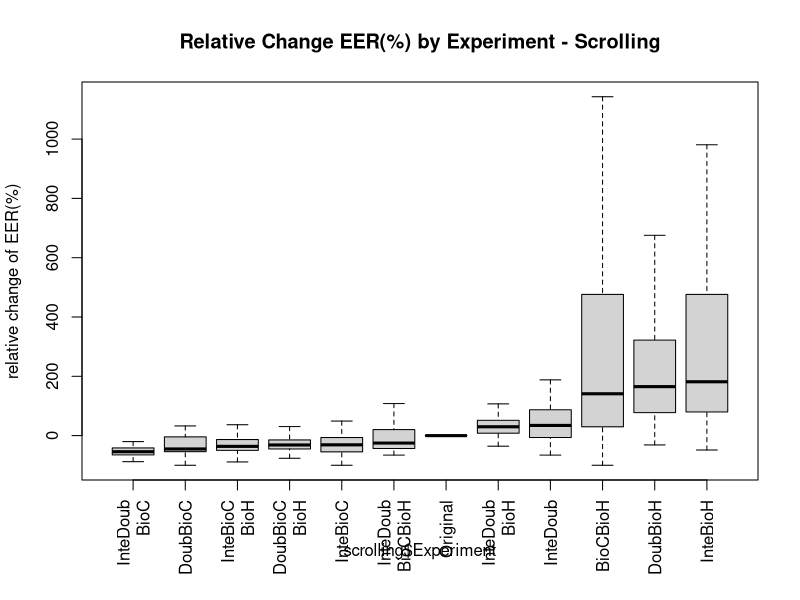
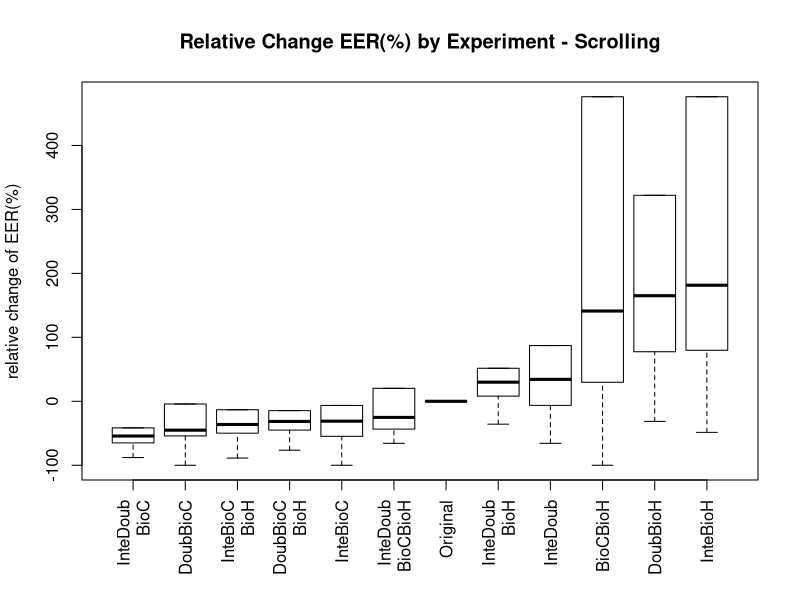

R code for these plots, in order:
sOriginal<-c(0.0198675497,0.0093582888,0.1181318681,0.0291262136,0.1462264151,0.0208333333,0.0817843866,0.1151832461,0.0869565217,0.2272727273,0.1724137931,0.0796460177,0.3164556962,0.1467889908,0.0751173709,0.1747572816,0.0550458716,0.0847457627,0.1481481481,0.0145985401,0.0485175202,0.0483870968,0.125498008,0.0632183908,0.0402298851,0.0543478261,0.0748031496,0.0895140665,0.1504424779,0.0459770115,0.0833333333,0.0707964602,0.1590214067,0.0068728522,0.0534482759,0.095505618,0.01953125,0.0434782609,0.0689655172,0.1504424779,0.0416666667)
sBioCBioH<-c(0.071953125,0.018572535757063344,0.023496293440634815,0.24509803921568626,0.23148148148148148,0.08158995815899582,0.10074626865671642,0.12203389830508475,0.12958308899500154,0.36354087089381204,0.05373676402885058,0.458903242147923,0.15048598553345388,0.4967250329530846,0.19190500878481523,0.04198473282442748,0.35429447852760737,0.49710982658959535,0.48214285714285715,0.013392857142857142,0.06729862914027747,0.4878048780487805,0.202395528431954,0.4902641238766297,0.5,0.13106796116504854,0.021199273167777106,0.13037202077416724,0.4183973604787969,0.49696382428940566,0.48549742477636215,0.26777882205513787,0.03509734483847906,0.06387076731904318,0.12389162561576354,0.16516059556138213,0.22795807978363758,0.05641025641025641,0.21965317919075145,0.48214285714285715,0.0)
sDoubBioC<-c(0.01,0.05137039385612626,0.044157450465428204,0.00980392156862745,0.07716049382716049,0.01677201103890323,0.061567164179104475,0.061016949152542375,0.16715534333026166,0.11397058823529412,0.07803468208092486,0.08482142857142858,0.11160714285714286,0.07208588957055215,0.05214723926380368,0.08015267175572519,0.41419420528947776,0.40173410404624277,0.06696428571428571,0.004464285714285714,0.029141104294478526,0.2804878048780488,0.08263504939003781,0.03468208092485549,0.008670520231213872,0.03398058252427184,0.024475524475524476,0.09049472016067028,0.07514450867052024,0.023255813953488372,0.07983193277310924,0.06696428571428571,0.06595092024539877,0.0034482758620689655,0.05264416111272095,0.08192090395480225,0.010716700473292765,0.057692307692307696,0.06358381502890173,0.15178571428571427,0.0)
sDoubBioH<-c(0.08309895833333333,0.016564503628549287,0.11632090852870074,0.27040816326530615,0.31877474959235963,0.08793732751713701,0.14515505374680998,0.18811784541662968,0.1633576275446092,0.4152501909854851,0.1782699882346923,0.458903242147923,0.25265596745027125,0.4967250329530846,0.20553587372908208,0.20603275772622842,0.36309738619374127,0.49710982658959535,0.48831569664902996,0.028806047966631908,0.09016420551320424,0.4878048780487805,0.23433643894319986,0.4902641238766297,0.5,0.14407450401013086,0.07586311326468807,0.2024775234180095,0.4314926594710727,0.49696382428940566,0.48359989156953104,0.2676221804511278,0.1563502751591933,0.0639484311898105,0.07602144305998261,0.19297218840715422,0.0440500338066261,0.12798216276477145,0.23410404624277456,0.49192629179331304,0.02857142857142857)
sInteBioC<-c(0.0,0.05078559853448883,0.040025219060469526,0.024509803921568627,0.10185185185185185,0.046060713967773524,0.07649253731343283,0.07457627118644068,0.1729356901510709,0.051470588235294115,0.06936416184971098,0.07142857142857142,0.10714285714285714,0.10122699386503067,0.05178720585270313,0.0916030534351145,0.41467752745269887,0.40173410404624277,0.06696428571428571,0.0,0.024539877300613498,0.2682926829268293,0.08163704539802184,0.03757225433526012,0.008670520231213872,0.043689320388349516,0.038461538461538464,0.07592220670610202,0.03468208092485549,0.029069767441860465,0.06722689075630252,0.0625,0.04141104294478527,0.006896551724137931,0.07968704723268619,0.0903954802259887,0.0504394861392833,0.021794871794871794,0.031791907514450865,0.12946428571428573,0.0)
sInteBioH<-c(0.079765625,0.01773409427182414,0.11356608759206162,0.25,0.31551362683438156,0.12995637852755274,0.17562446833191556,0.20706362587629779,0.18358884141744158,0.39686783804430864,0.18711954575681622,0.458903242147923,0.2405628390596745,0.49693251533742333,0.21176445174112157,0.23690061513377308,0.3646311285250296,0.4988047418438326,0.4852292768959436,0.020692127215849843,0.0842152696244605,0.4878048780487805,0.23653332313009762,0.4884393063583815,0.5,0.17823976361333896,0.10778591487252905,0.1971074639511713,0.42349992326973246,0.49696382428940566,0.48359989156953104,0.26323621553884713,0.11537150647580095,0.0612457284871078,0.0995508548246885,0.19893404501045667,0.06443542934415145,0.0838907469342252,0.22897962530234084,0.4848024316109423,0.02142857142857143)
sInteDoub<-c(0.01390625,0.008032128514056224,0.10645013613473725,0.0545218087234894,0.32660726764500353,0.07339980414849105,0.1511677364472972,0.15574585145088293,0.12578537320934907,0.2128533231474408,0.15939434242160724,0.098879179331307,0.42506781193490056,0.2509112951782721,0.08878423917739567,0.2157414955903061,0.08549002423055112,0.1258841971196238,0.14247134038800707,0.0072992700729927005,0.06004745919666628,0.12809876049580168,0.15848654129440798,0.08289734610353994,0.017740340736233647,0.15650063317855634,0.07301360057265568,0.14418746959973638,0.19621208245946084,0.10439276485788113,0.05082678232583356,0.05325814536340852,0.13356859028712986,0.011245728487107797,0.09776151840046363,0.18487217904298156,0.041176470588235294,0.08528428093645485,0.14023490345590947,0.34014057750759874,0.014285714285714285)
sDoubBioCBioH<-c(0.016432291666666668,0.012210244486718806,0.06495514380486551,0.05612244897959184,0.06734800838574423,0.01691444849995549,0.06234049957466553,0.05514242612476706,0.07328753734885929,0.12504774637127578,0.1060156529745767,0.06329154002026342,0.1181622965641953,0.07208588957055215,0.05108154036694605,0.10646261024234789,0.27115662215806563,0.40173410404624277,0.06591710758377425,0.014598540145985401,0.03322970581912589,0.2804878048780488,0.07325923233405393,0.03468208092485549,0.009469120778825677,0.026013085690164625,0.042866582236660976,0.06648439583889038,0.05969614814056985,0.0315891472868217,0.056925996204933584,0.044407894736842105,0.08408565680748832,0.007952780366573469,0.09971747319617502,0.0758966195336642,0.19553752535496957,0.045930880713489414,0.046242774566473986,0.12851443768996962,0.02857142857142857)
sInteBioCBioH<-c(0.009765625,0.012795039808356234,0.05928487097318266,0.025510204081632654,0.08278010715117633,0.025460696163090893,0.07399853066274843,0.06823143136036916,0.06509173159085196,0.05992169595110772,0.12064555731750984,0.04188829787234043,0.11239828209764918,0.10122699386503067,0.050361473544744954,0.11131697917438672,0.27527452698870963,0.40173410404624277,0.05869708994708995,0.0072992700729927005,0.03188199692424719,0.2682926829268293,0.07904797433886221,0.03757225433526012,0.004534910252509888,0.04717180244829042,0.06255162160673972,0.06418182103462884,0.0423551076781421,0.034366925064599485,0.03361344537815126,0.03555764411027569,0.06900177897484497,0.00697421559490525,0.10404955085482469,0.06064082155008271,0.21291413116970925,0.021906354515050165,0.026667486574017137,0.1293693009118541,0.02142857142857143)
sInteDoubBioC<-c(0.00390625,0.0033467202141900937,0.05548594880691356,0.015306122448979591,0.095125786163522,0.014822398290750466,0.041093109581625556,0.08116958026444228,0.03040965066599648,0.07682391138273491,0.1060156529745767,0.036379179331306986,0.10103978300180833,0.05612601910465249,0.03356951525101529,0.13940561772771068,0.03180904263545909,0.04954443029293622,0.03979276895943562,0.0072992700729927005,0.02630512790832272,0.01834266293482607,0.07665021394909861,0.027984051305852076,0.009069820505019775,0.020578303081468973,0.04154506910412422,0.059831641378877504,0.045923065118420384,0.005555555555555556,0.01301165627541339,0.026472431077694234,0.044611535072405936,0.0026250388319353835,0.06070704143726456,0.037979523675749916,0.044286680189317106,0.021181716833890744,0.033298487270938384,0.10799772036474163,0.014285714285714285)
sInteDoubBioH<-c(0.021718750000000002,0.007024589586415839,0.11768627167513995,0.04591836734693878,0.29373398555788494,0.0549274459182765,0.113641636377697,0.16341290265329667,0.12496160397643183,0.2598357524828113,0.22395007417259194,0.10505319148936171,0.26570976491862563,0.2509112951782721,0.08004982862409632,0.2236715333876825,0.08622467391864722,0.1258841971196238,0.12973985890652556,0.010948905109489052,0.05702544937410084,0.12809876049580168,0.14751646866012386,0.08289734610353994,0.031696836020687555,0.07745884339383706,0.09644292715158856,0.11225346366874303,0.16256586014629903,0.07428940568475452,0.05353754404987802,0.06195175438596491,0.2002302691738574,0.010422491456974216,0.06210518690234715,0.14356837406748446,0.04259634888438134,0.06337792642140469,0.1315643832246956,0.3114551671732523,0.03571428571428571)
sInteDoubBioCBioH<-c(0.008619791666666668,0.004685408299866131,0.05945754925346762,0.01020408163265306,0.10584090379687863,0.035742900382800674,0.08441922511793365,0.08365427278374302,0.07376225182206585,0.15550993124522536,0.10005626886285743,0.03020516717325228,0.14455244122965644,0.24079754601226994,0.05540194130015265,0.13629289261098348,0.07313630973861937,0.0953757225433526,0.0865299823633157,0.0072992700729927005,0.04508210275660212,0.12195121951219512,0.1269489774444721,0.06829880595755453,0.016095603894128382,0.05883284086112284,0.04329332085237597,0.06698256790045973,0.18090439408665404,0.029069767441860465,0.04852263486039577,0.0400219298245614,0.06797512760403678,0.008620689655172414,0.06460446247464503,0.12423135749289885,0.04063556457065585,0.04085841694537347,0.12269913499774525,0.301766717325228,0.014285714285714285)

sBioCBioH<-((sBioCBioH-sOriginal)/sOriginal)*100
sDoubBioC<-((sDoubBioC-sOriginal)/sOriginal)*100
sDoubBioH<-((sDoubBioH-sOriginal)/sOriginal)*100
sInteBioC<-((sInteBioC-sOriginal)/sOriginal)*100
sInteBioH<-((sInteBioH-sOriginal)/sOriginal)*100
sInteDoub<-((sInteDoub-sOriginal)/sOriginal)*100
sDoubBioCBioH<-((sDoubBioCBioH-sOriginal)/sOriginal)*100
sInteBioCBioH<-((sInteBioCBioH-sOriginal)/sOriginal)*100
sInteDoubBioH<-((sInteDoubBioH-sOriginal)/sOriginal)*100
sInteDoubBioC<-((sInteDoubBioC-sOriginal)/sOriginal)*100
sInteDoubBioCBioH<-((sInteDoubBioCBioH-sOriginal)/sOriginal)*100
sOriginal<-((sOriginal-sOriginal)/sOriginal)*100


scrolling<-matrix(c(sOriginal,sBioCBioH,sDoubBioC,sDoubBioH,sInteBioC,sInteBioH,sInteDoub,sDoubBioCBioH,sInteBioCBioH,sInteDoubBioH,sInteDoubBioC,sInteDoubBioCBioH),nrow=492)

ex0=rep('Original',41)
ex1=rep('BioCBioH',41)
ex2=rep('DoubBioC',41)
ex3=rep('DoubBioH',41)
ex4=rep('InteBioC',41)
ex5=rep('InteBioH',41)
ex6=rep('InteDoub',41)
ex7=rep('DoubBioC\nBioH',41)
ex8=rep('InteBioC\nBioH',41)
ex9=rep('InteDoub\nBioH',41)
ex10=rep('InteDoub\nBioC',41)
ex11=rep('InteDoub\nBioCBioH',41)
ex<-c(ex0,ex1,ex2,ex3,ex4,ex5,ex6,ex7,ex8,ex9,ex10,ex11)

scrolling<-data.frame(EER=scrolling,Experiment=ex)
par(mar=c(6,4.1,4.1,2.1),mgp=c(3,1,0))


boxPlotWithoutWiskers<-boxplot(scrolling$EER ~ scrolling$Experiment,at=rank(tapply(scrolling$EER, scrolling$Experiment, median)),main="Relative Change EER(%) by Experiment - Scrolling",ylab="relative change of EER(%)",las=3,outline=FALSE)

boxPlotWithoutWiskers$stats[5,]<-boxPlotWithoutWiskers$stats[4,]

bxp(boxPlotWithoutWiskers,at=rank(tapply(scrolling$EER, scrolling$Experiment, median)),main="Relative Change EER(%) by Experiment - Scrolling",ylab="relative change of EER(%)",las=3,outline=FALSE)



